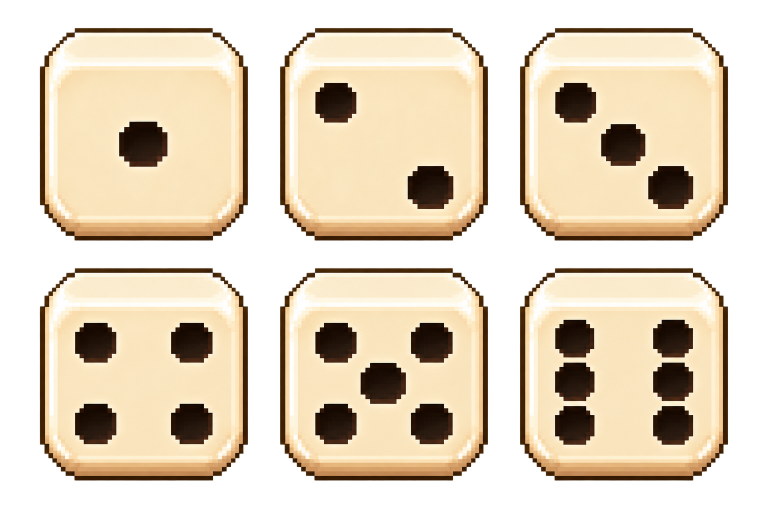
#> input picture assets/art/dice-faces-v1/negro-v1.png, 1536 x 1024 px (shown at 1/2 size)
$ python make_metales.py
#> lines starting #> are read from the running program, lines starting #| are printed output that depends on the picture; after the words box and inside, x2 and y2 are one past the last pixel; in counts of white or black regions, pixels touching at a corner belong together
"""Máscaras de los metales nuevos (TX3, D16): hierro oxidado B, cobre oxidado A y oro A.

Genera assets/art/pixel-v3/metales-mascaras-v3.png (124×62): dos celdas de 62×62 con la máscara fija de
cada metal oxidado (hierro oxidado a la izquierda, cobre oxidado a la derecha). El oro no necesita máscara.
Canales: R = hay óxido/pátina (0 o 255), G = parte de tono propia del manchado (centrada en 128),
B = picadura (solo hierro). Alfa siempre 255.
El shader die_body.gdshader suma el brillo de la cara (shade) y recorre la rampa de color, así las
máscaras no alteran los puntos y funcionan con cualquier gema y cualquier cara. Mismo azar de los bocetos
(semillas fijas): el resultado es siempre idéntico.
Uso: py -3 tools/art/make_metales.py
Las caras se leen de assets/art/dice-faces-v1/negro-v1.png (protegido, solo lectura).
"""
import os

import numpy as np
from PIL import Image, ImageFilter
from scipy import ndimage

ROOT = os.path.abspath(os.path.join(os.path.dirname(__file__), "..", ".."))
SHEET = Image.open(os.path.join(ROOT, "assets/art/dice-faces-v1/negro-v1.png")).convert("RGBA")
#> SHEET is the input picture: PIL image 1536x1024 RGBA; mean R, G, B, A 170, 146.8, 115.5, 161.3
REGION6 = (1040, 536, 416, 424)
DISPLAY = (3, 2, 56, 57)
OUT = os.path.join(ROOT, "assets/art/pixel-v3/metales-mascaras-v3.png")


def silhouette():
    x, y, w, h = REGION6
    crop = SHEET.crop((x, y, x + w, y + h)).convert("RGBa").resize((DISPLAY[2], DISPLAY[3]), Image.LANCZOS).convert("RGBA")
    canvas = Image.new("RGBA", (62, 62), (0, 0, 0, 0))
#> canvas: PIL image 62x62 RGBA; every value is 0
    canvas.paste(crop, (DISPLAY[0], DISPLAY[1]))
    return np.array(canvas)[..., 3] > 128
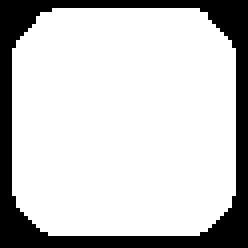
#> returned value: shape (62, 62) bool (shown 4 times larger); 78.7% white; 1 black region, box (x1, y1, x2, y2) and area: (0, 0, 62, 62) 820


def noise(seed, blur, size=62):
#> called with seed = 11, blur = 2.6, size = 62
    rng = np.random.default_rng(seed)
    img = Image.fromarray((rng.random((size, size)) * 255).astype("uint8")).filter(ImageFilter.GaussianBlur(blur))
    n = np.array(img).astype(float)
    lo, hi = np.percentile(n, 2), np.percentile(n, 98)
#> lo = 108; hi = 143
    return np.clip((n - lo) / (hi - lo + 1e-6), 0, 1)


def streaks(seed, down, across):
    rng = np.random.default_rng(seed)
    n = ndimage.gaussian_filter(rng.random((62, 62)), sigma=(down, across), mode="wrap")
    lo, hi = np.percentile(n, 2), np.percentile(n, 98)
    return np.clip((n - lo) / (hi - lo + 1e-6), 0, 1)


def encode(value):
    return np.clip((value + 0.5) * 255, 0, 255).astype("uint8")


def cell(cover_mask, tone_part, pits):
    out = np.zeros((62, 62, 4), "uint8")
    out[..., 0] = np.where(cover_mask, 255, 0)
    out[..., 1] = encode(tone_part)
    out[..., 2] = np.where(pits & cover_mask, 255, 0)
    out[..., 3] = 255
    return out


def main():
    alpha = silhouette()
    dist = ndimage.distance_transform_edt(alpha)
    rows = np.arange(62)[:, None] * np.ones((1, 62))
    # Hierro oxidado B: goteos desde arriba y costra en las esquinas.
    blot, fine = noise(11, 2.6), noise(12, .7)
    drip = streaks(14, 11, .9)
    corner = np.clip(1 - dist / 9, 0, 1)
    iron_cover = (drip * .62 + corner * .55 + blot * .25) > .5
#> iron_cover: shape (62, 62) bool; 61.1% white; 4 black regions (1 under 20 px), largest, box (x1, y1, x2, y2) and area: (13, 5, 54, 55) 1380, (8, 25, 12, 52) 71, (52, 28, 55, 53) 38
    iron_tone = (drip - .5) * .55 + (fine - .5) * .3
    iron_pits = noise(15, .8) > .88
#> call 3 of noise, with seed = 15, blur = 0.8, size = 62
#> in noise (call 3), `img = Image.fromarray((rng.random((size, size)) * 255).astype("uint8")..`:
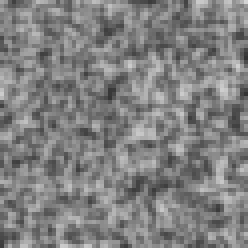
#> img: PIL image 62x62 L (shown 4 times larger); min 51, max 211, mean 128.7
#> in noise (call 3), `lo, hi = np.percentile(n, 2), np.percentile(n, 98)`: lo = 74; hi = 183
#> iron_pits: shape (62, 62) bool; 7.3% white in thin lines or dots
    # Cobre oxidado A: manchas con el cobre asomando en los bordes.
    blot2, fine2 = noise(21, 2.4), noise(22, .7)
#> call 4 of noise, with seed = 21, blur = 2.4, size = 62
#> in noise (call 4), `img = Image.fromarray((rng.random((size, size)) * 255).astype("uint8")..`:
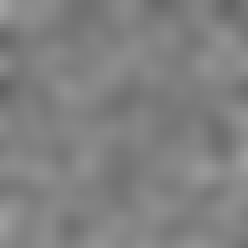
#> img: PIL image 62x62 L (shown 4 times larger); min 98, max 163, mean 129
#> in noise (call 4), `lo, hi = np.percentile(n, 2), np.percentile(n, 98)`: lo = 112; hi = 145
#> in noise (call 5), `img = Image.fromarray((rng.random((size, size)) * 255).astype("uint8")..`:
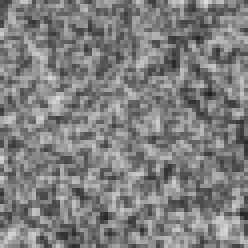
#> img: PIL image 62x62 L (shown 4 times larger); min 32, max 221, mean 126.7
#> in noise (call 5), `lo, hi = np.percentile(n, 2), np.percentile(n, 98)`: lo = 63; hi = 191
#> in noise (call 5), `return np.clip((n - lo) / (hi - lo + 1e-6), 0, 1)`:
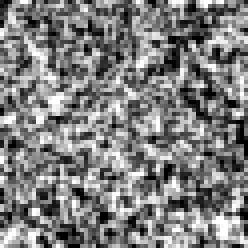
#> returned value: shape (62, 62) float64 (shown 4 times larger); min 0, max 1, mean 0.498
    patina = (blot2 * .8 + fine2 * .2 - np.clip(1 - dist / 5, 0, 1) * .38) > .40
#> patina: shape (62, 62) bool; 52.9% white; 11 black regions (5 under 20 px), largest, box (x1, y1, x2, y2) and area: (0, 0, 62, 62) 1002, (25, 19, 62, 41) 340, (26, 45, 62, 62) 269, (25, 36, 36, 52) 103, (55, 17, 62, 28) 59, (11, 36, 18, 41) 20
    patina_tone = (fine2 - .5) * .5 + (blot2 - .5) * .3
    atlas = np.concatenate([cell(iron_cover, iron_tone, iron_pits), cell(patina, patina_tone, np.zeros((62, 62), bool))], axis=1)
#> in cell, `out[..., 2] = np.where(pits & cover_mask, 255, 0)`: out: shape (62, 62, 4); mean of channels 0, 1, 2, 3 155.9, 118.1, 11.5, 0
#> in cell (call 2), `out[..., 3] = 255`:
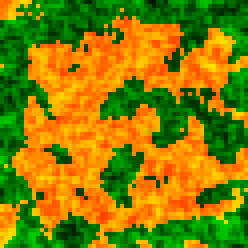
#> out: shape (62, 62, 4) (shown 4 times larger); mean of channels 0, 1, 2, 3 134.9, 127.9, 0, 255; drawn as R, G, B
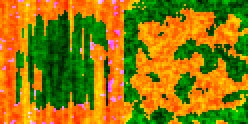
#> atlas: shape (62, 124, 4) (shown 2 times larger); mean of channels 0, 1, 2, 3 145.4, 123, 5.7, 255; drawn as R, G, B
    Image.fromarray(atlas, "RGBA").save(OUT)
    print("máscaras:", OUT)


if __name__ == "__main__":
    main()
